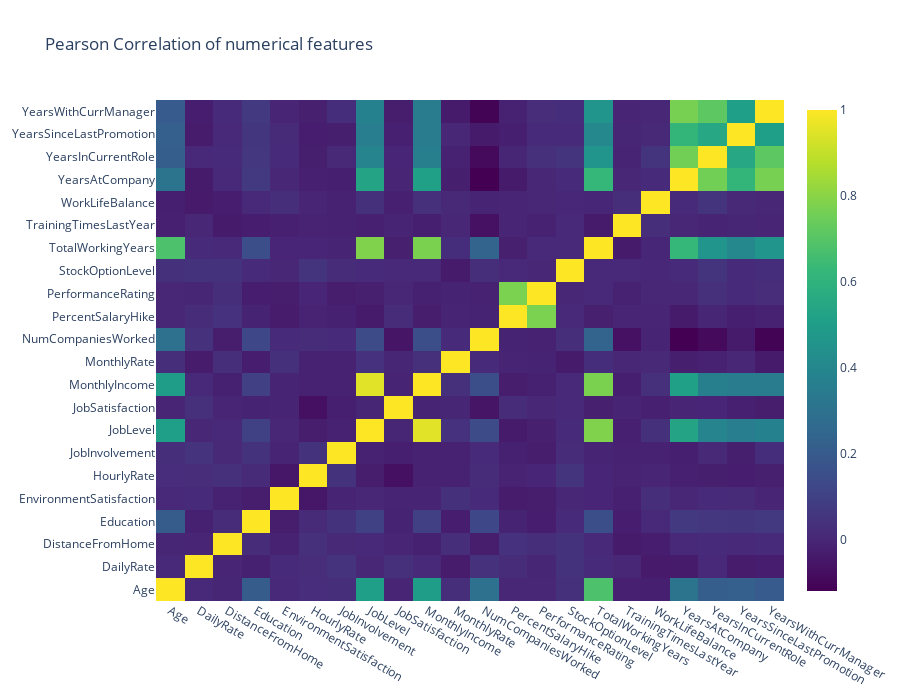

This figure's notebook cell:
### Code cell
# creating a list of only numerical values
numerical = [u'Age', u'DailyRate', u'DistanceFromHome', 
             u'Education', u'EnvironmentSatisfaction',
             u'HourlyRate', u'JobInvolvement', u'JobLevel', u'JobSatisfaction',
             u'MonthlyIncome', u'MonthlyRate', u'NumCompaniesWorked',
             u'PercentSalaryHike', u'PerformanceRating',
             u'StockOptionLevel', u'TotalWorkingYears',
             u'TrainingTimesLastYear', u'WorkLifeBalance', u'YearsAtCompany',
             u'YearsInCurrentRole', u'YearsSinceLastPromotion',u'YearsWithCurrManager']
data = [
    go.Heatmap(
        z= df[numerical].astype(float).corr().values, # Generating the Pearson correlation
        x=df[numerical].columns.values,
        y=df[numerical].columns.values,
        colorscale='Viridis',
        reversescale = False,
#         text = True ,
        opacity = 1.0
        
    )
]


layout = go.Layout(
    title='Pearson Correlation of numerical features',
    xaxis = dict(ticks='', nticks=36),
    yaxis = dict(ticks='' ),
    width = 900, height = 700,
    
)


fig = go.Figure(data=data, layout=layout)
py.iplot(fig, filename='labelled-heatmap')

### Figure 1 — Plotly figure (JSON) as saved in the notebook; plotly's stock layout.template omitted (floating-point values rounded to 4 significant figures; data arrays with more than 128 entries replaced by an {"elided": "..."} marker saying what was removed)
{"data": [{"colorscale": [[0, "#440154"], [0.1111, "#482878"], [0.2222, "#3e4989"], [0.3333, "#31688e"], [0.4444, "#26828e"], [0.5556, "#1f9e89"], [0.6667, "#35b779"], [0.7778, "#6ece58"], [0.8889, "#b5de2b"], [1, "#fde725"]], "opacity": 1, "reversescale": false, "type": "heatmap", "x": ["Age", "DailyRate", "DistanceFromHome", "Education", "EnvironmentSatisfaction", "HourlyRate", "JobInvolvement", "JobLevel", "JobSatisfaction", "MonthlyIncome", "MonthlyRate", "NumCompaniesWorked", "PercentSalaryHike", "PerformanceRating", "StockOptionLevel", "TotalWorkingYears", "TrainingTimesLastYear", "WorkLifeBalance", "YearsAtCompany", "YearsInCurrentRole", "YearsSinceLastPromotion", "YearsWithCurrManager"], "y": ["Age", "DailyRate", "DistanceFromHome", "Education", "EnvironmentSatisfaction", "HourlyRate", "JobInvolvement", "JobLevel", "JobSatisfaction", "MonthlyIncome", "MonthlyRate", "NumCompaniesWorked", "PercentSalaryHike", "PerformanceRating", "StockOptionLevel", "TotalWorkingYears", "TrainingTimesLastYear", "WorkLifeBalance", "YearsAtCompany", "YearsInCurrentRole", "YearsSinceLastPromotion", "YearsWithCurrManager"], "z": {"elided": "22x22 float values"}}], "layout": {"height": 700, "title": {"text": "Pearson Correlation of numerical features"}, "width": 900, "xaxis": {"nticks": 36, "ticks": ""}, "yaxis": {"ticks": ""}}}
